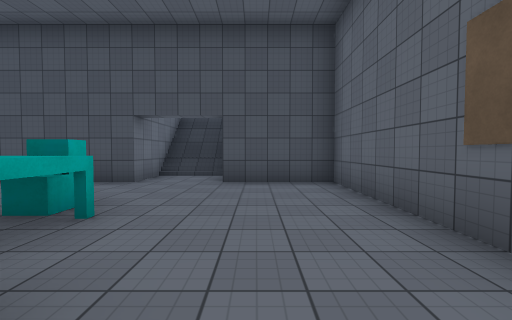
[1] (above)

16 first-person views from a walk through a Unity game level. The camera is 1.4 m above the floor, tilts 2° down and sees 90° across. The floor is counted in squares, 2 m on a side. Each view is taken from the middle of a square. On the plan, view 1 faces up. The plan holds only what a view shows up to about 9 squares ahead; the rest is blank. The place goes on beyond the plan. The player character is not drawn. Door leaves are left out, so doorways stand open. Surface patterns are stand-ins for the level's own textures.

[2]
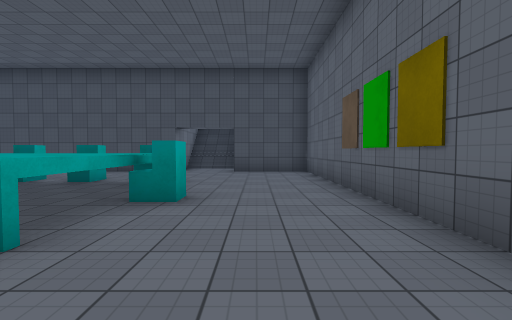

[3]
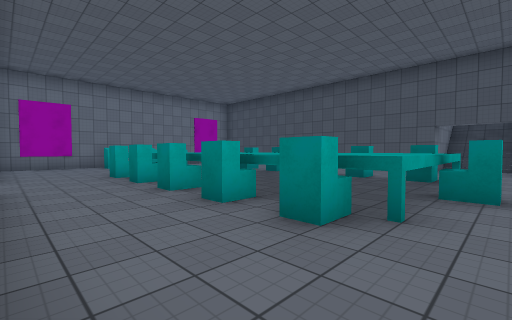

[4]
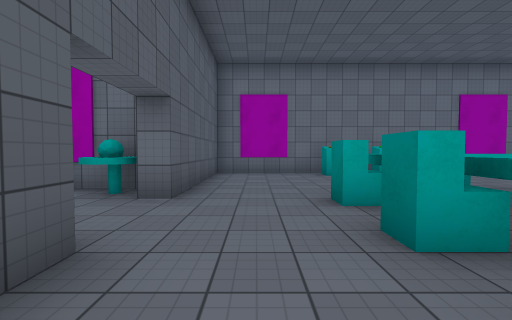

[5]
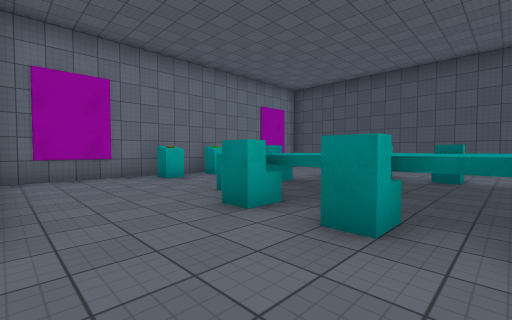

[6]
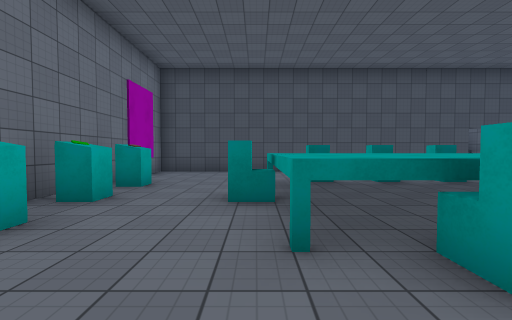

[7]
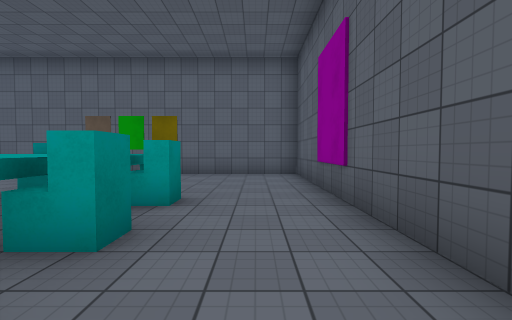

[8]
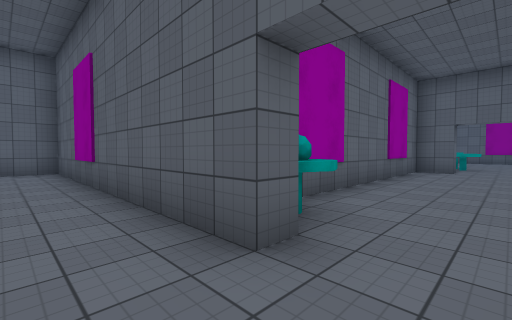

[9]
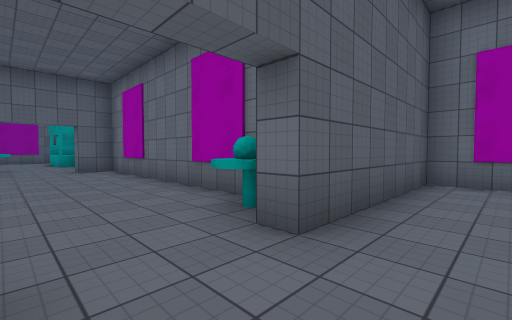

[10]
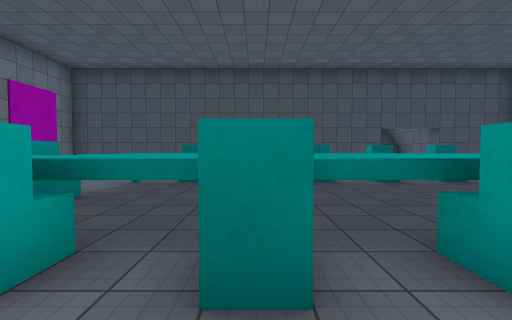

[11]
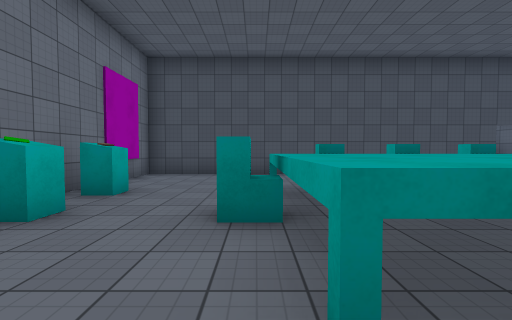

[12]
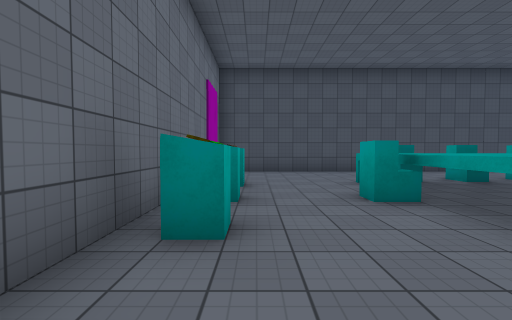

[13]
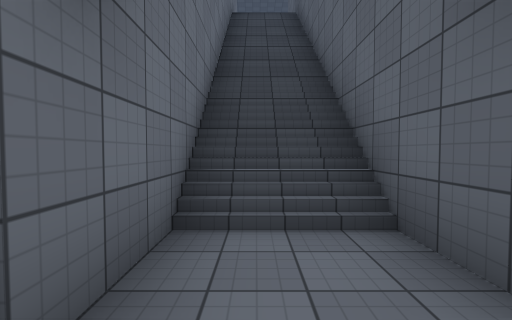

[14]
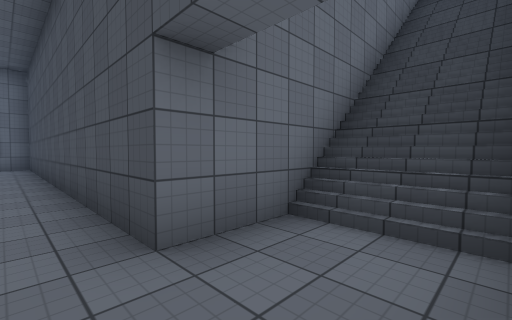

[15]
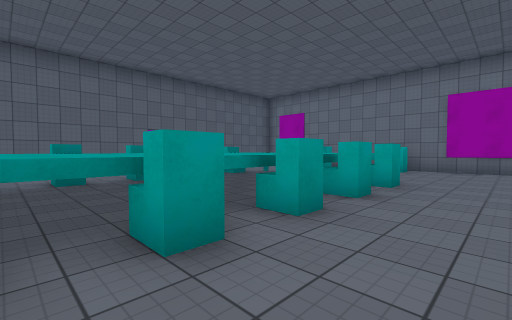

[16]
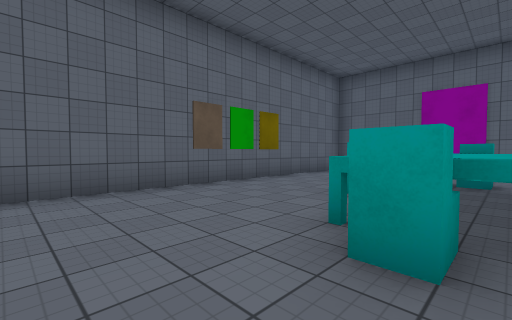

### Floor plan
Key: @ floor where view 1 was taken; # wall or solid block; . floor; / step, stairs or slope; D open door; ^ raised ledge; T table; O other object.
Columns run from 14 left of view 1 to 2 right of it. Each row starts with its distance up from view 1.
 14            #  #
 13            #//#
 12            #//#
 11            #//#
 10            #//#
  9            #//#
  8            #//#
  7            #..#
  6 ############DD###
  5 #...............#
  4 #...............#
  3 #....^.^^.^^....#
  2 ##O..^^^^^^^^...#
  1 ##O.^^^^^^^^^...#
  0 #....^^^^^^^^.@.#
 -1 ##O..^^^^^^^^...#
 -2 #......##.##....#
 -3 #...............#
 -4 #.....DD........#
 -5 #####TDDT########
 -6     #....#
 -7     #....#
 -8     #....#
 -9     #....#
-10     #....#
-11     #....#
-12     #....#
-13     ##DD##

Where each view was taken, in squares from view 1:
view 1: 0 up, 0 right, facing up
view 2: 3 down, 0 right, facing up
view 3: 4 down, 1 left, facing up-left
view 4: 3 down, 5 left, facing left
view 5: 4 down, 6 left, facing up-left
view 6: 3 down, 10 left, facing up
view 7: 3 down, 6 left, facing right
view 8: 3 down, 8 left, facing down-right
view 9: 3 down, 7 left, facing down-left
view 10: 3 down, 7 left, facing up
view 11: 2 down, 10 left, facing up
view 12: 3 down, 12 left, facing up
view 13: 5 up, 2 left, facing up
view 14: 5 up, 1 left, facing up-left
view 15: 5 up, 3 left, facing down-left
view 16: 5 up, 3 left, facing down-right
